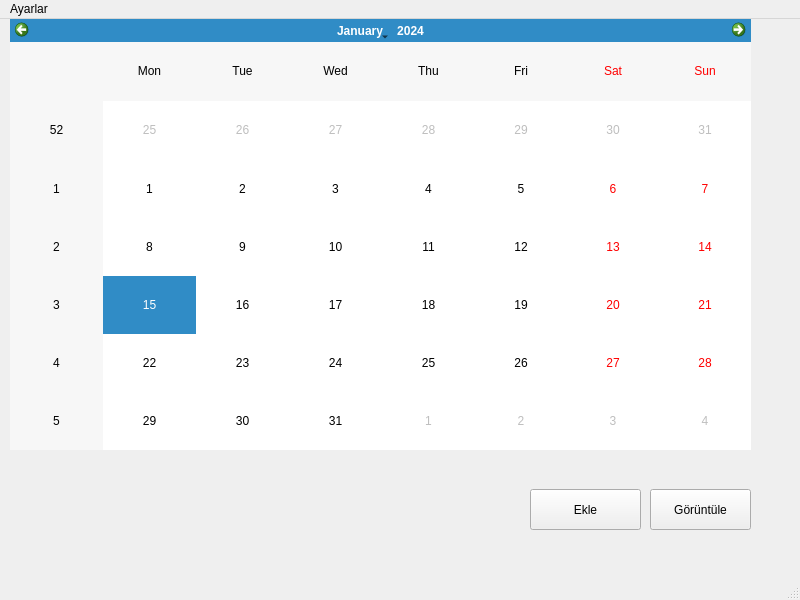
<?xml version="1.0" encoding="UTF-8"?>
<ui version="4.0">
 <class>MainWindow</class>
 <widget class="QMainWindow" name="MainWindow">
  <property name="geometry">
   <rect>
    <x>0</x>
    <y>0</y>
    <width>800</width>
    <height>600</height>
   </rect>
  </property>
  <property name="windowTitle">
   <string>MainWindow</string>
  </property>
  <widget class="QWidget" name="centralwidget">
   <widget class="QCalendarWidget" name="calendarWidget">
    <property name="geometry">
     <rect>
      <x>10</x>
      <y>0</y>
      <width>741</width>
      <height>431</height>
     </rect>
    </property>
   </widget>
   <widget class="QPushButton" name="pushButton">
    <property name="geometry">
     <rect>
      <x>530</x>
      <y>470</y>
      <width>111</width>
      <height>41</height>
     </rect>
    </property>
    <property name="text">
     <string>Ekle</string>
    </property>
   </widget>
   <widget class="QPushButton" name="pushButton_2">
    <property name="geometry">
     <rect>
      <x>650</x>
      <y>470</y>
      <width>101</width>
      <height>41</height>
     </rect>
    </property>
    <property name="text">
     <string>Görüntüle</string>
    </property>
   </widget>
  </widget>
  <widget class="QMenuBar" name="menubar">
   <property name="geometry">
    <rect>
     <x>0</x>
     <y>0</y>
     <width>800</width>
     <height>26</height>
    </rect>
   </property>
   <widget class="QMenu" name="menuAyarlar">
    <property name="title">
     <string>Ayarlar</string>
    </property>
    <addaction name="action_k_yap"/>
   </widget>
   <addaction name="menuAyarlar"/>
  </widget>
  <widget class="QStatusBar" name="statusbar"/>
  <action name="action_k_yap">
   <property name="text">
    <string>Çıkış yap</string>
   </property>
  </action>
 </widget>
 <resources/>
 <connections/>
</ui>
